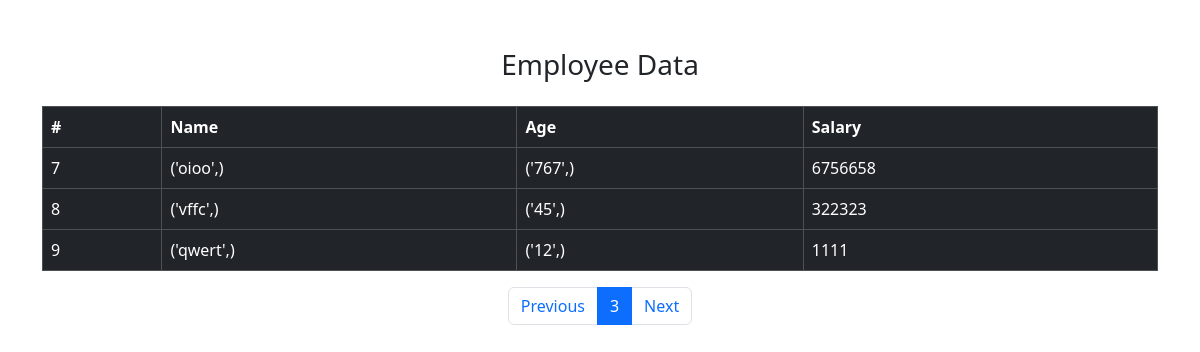
/allData/?page=3, run on the app's committed database.
### home/models.py (models this page shows, shortened)
class DataModels(models.Model):
    name=models.CharField(max_length=50)
    salary=models.IntegerField()
    age=models.IntegerField()

### home/views.py (the view)
# urls.py: path("allData/",views.allData),
def allData(request):
    data=list(DataModels.objects.all().values())
    paginator = Paginator(data, 3) # Show 3 items per page
    page_number = request.GET.get("page")  # get current page number
    page_obj = paginator.get_page(page_number)
    print(data)
    context={
        "page_obj": page_obj
    }
    print(context)
    return render(request,"allData.html",context)

### home/templates/allData.html (shortened to what this page needs)
<!doctype html>
<html lang="en">
  <head>
    <link
      href="https://cdn.jsdelivr.net/npm/bootstrap@5.3.2/dist/css/bootstrap.min.css"
      rel="stylesheet"
    />
  </head>
  <body>
    <div class="container mt-5">
      <h3 class="text-center mb-4">Employee Data</h3>
      <table class="table table-bordered table-dark">
        <thead>
          <tr>
            <th>#</th>
            <th>Name</th>
            <th>Age</th>
            <th>Salary</th>
          </tr>
        </thead>
        <tbody>
          {% for i in page_obj %}
          <tr>
            <td>{{ i.id }}</td>
            <td>{{ i.name }}</td>
            <td>{{ i.age }}</td>
            <td>{{ i.salary }}</td>
          </tr>
          {% empty %}
          <tr>
            <td colspan="4" class="text-center">No data available</td>
          </tr>
          {% endfor %}
        </tbody>
      </table>
      <nav aria-label="Page navigation">
        <ul class="pagination justify-content-center">
          {% if page_obj.has_previous %}
          <li class="page-item">
            <a
              class="page-link"
              href="?page={{ page_obj.previous_page_number }}"
            >
              Previous
            </a>
          </li>
          {% endif %}
          <li class="page-item active">
            <span class="page-link"> {{ page_obj.number }} </span>
          </li>
          {% if page_obj.has_next %}
          <li class="page-item">
            <a class="page-link" href="?page={{ page_obj.next_page_number }}">
              Next
            </a>
          </li>
          {% endif %}
        </ul>
      </nav>
    </div>
  </body>
</html>

### data on the page
DataModels: id "7", name "('oioo',)", age "('767',)", salary "6756658"
DataModels: id "8", name "('vffc',)", age "('45',)", salary "322323"
DataModels: id "9", name "('qwert',)", age "('12',)", salary "1111"

### other printed values
{{ page_obj.number }} "3"
